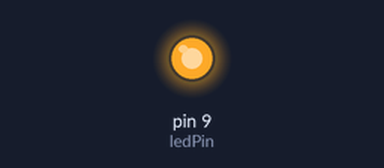
Bench run of a sketch on a simulated Arduino Uno, built with avr-gcc and run on an emulated ATmega328P. Shown: output pins drawn as LEDs (lit = HIGH).

Above: at 0.1 s.
Timing chart, 0 to 1.6 s (numbered marks = the images above):
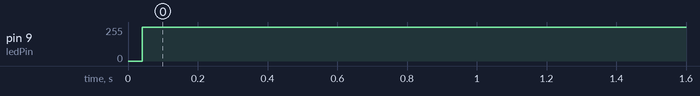

Measured:
- by itself, pin 9 (ledPin): 0/255 → 252/255 at 0.04 s

The sketch:

sketch_jan26a.ino
```cpp
/*
  Creating PWM signals manually
*/

const int ledPin = 9;
const int DELAY = 500;
const float ON_PERIOD = 1.0;
const float OFF_PERIOD = 1.0 - ON_PERIOD;


void setup() {
  // put your setup code here, to run once:
  pinMode(ledPin, OUTPUT);
}

void loop() {
  // put your main code here, to run repeatedly:
  digitalWrite(ledPin, HIGH);
  delayMicroseconds(DELAY * ON_PERIOD);
  digitalWrite(ledPin, LOW);
  delayMicroseconds(DELAY * OFF_PERIOD);
}
```
